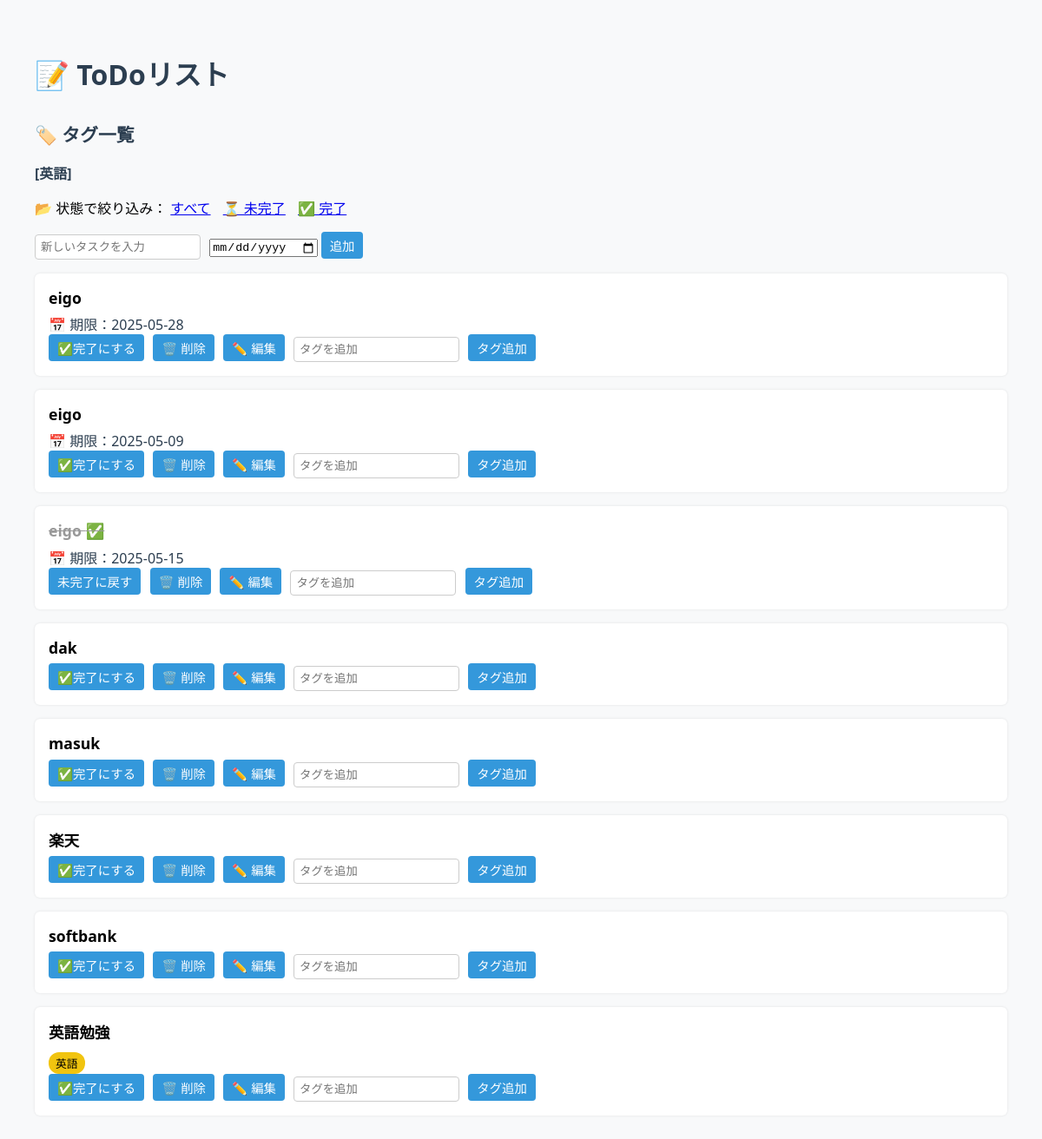
The page / on the database its author committed.
### models.py (models this page shows)
class Tag(SQLModel, table=True):
    id: Optional[int] = Field(default=None, primary_key=True)
    name: str
    tasks: List[Task] = Relationship(back_populates="tags", link_model=TagLink)

class Task(SQLModel, table=True):
    id: Optional[int] = Field(default=None, primary_key=True)
    title: str
    is_done: bool = False
    due_date: Optional[datetime] = None  # ← ★ 追加：期限（任意）
    created_at: datetime = Field(default_factory=datetime.utcnow)
    updated_at: datetime = Field(default_factory=datetime.utcnow)
    tags: List["Tag"] = Relationship(back_populates="tasks", link_model=TagLink)

### main.py (the view)
@app.get("/", response_class=HTMLResponse)
def read_todo_page(request: Request, is_done: Optional[bool] = Query(None)):
    with Session(engine) as session:
        if is_done is None:
            tasks = crud.get_tasks_paginated(offset=0, limit=100, session=session)
        else:
            tasks = crud.search_tasks(is_done=is_done, session=session)
        tags = crud.get_all_tags(session)
        return templates.TemplateResponse("index.html", {
            "request": request,
            "tasks": tasks,
            "tags": tags,
            "is_done_filter": is_done,
        })

### templates/index.html (shortened to what this page needs)
<!DOCTYPE html>
<html>
  <head>
  </head>
  <body>
    <h1>📝 ToDoリスト</h1>
    <h2>🏷️ タグ一覧</h2>
    <div class="filter-tags">
      {% for tag in tags %}
        <a href="/filter_by_tag?tag={{ tag.name }}">
          {% if selected_tag == tag.name %}
            <strong>[{{ tag.name }}]</strong>
          {% else %}
            [{{ tag.name }}]
          {% endif %}
        </a>
      {% endfor %}
    </div>
    <p>
      📂 状態で絞り込み：
      <a href="/" style="margin-right: 10px;">すべて</a>
      <a href="/?is_done=false" style="margin-right: 10px;">⏳ 未完了</a>
      <a href="/?is_done=true">✅ 完了</a>
    </p>
<form method="post" action="/add">
  <input type="text" name="title" placeholder="新しいタスクを入力" />
  <input type="date" name="due_date" />
  <button type="submit">追加</button>
</form>
    {% for task in tasks %}
      <div class="task-item">
        <div class="task-title {% if task.is_done %}done{% endif %}">
          {{ task.title }} {% if task.is_done %}✅{% endif %}
        </div>
{% if task.due_date %}
  {% set today = now().date() %}
  {% if task.due_date.date() < today %}
    <div style="color: red;">⏰ 期限：{{ task.due_date.strftime('%Y-%m-%d') }}（期限切れ）</div>
  {% elif task.due_date.date() == today %}
    <div style="color: orange;">⏰ 期限：{{ task.due_date.strftime('%Y-%m-%d') }}（今日！）</div>
  {% else %}
    <div style="color: #2c3e50;">📅 期限：{{ task.due_date.strftime('%Y-%m-%d') }}</div>
  {% endif %}
{% endif %}
        {% if task.tags %}
          <div>
            {% for tag in task.tags %}
              <span class="tag">{{ tag.name }}</span>
            {% endfor %}
          </div>
        {% endif %}
        <form method="post" action="/toggle_done/{{ task.id }}" style="display:inline;">
          <button type="submit">
            {% if task.is_done %}
              未完了に戻す
            {% else %}
              ✅完了にする
            {% endif %}
          </button>
        </form>
        <form method="post" action="/delete/{{ task.id }}" style="display:inline;" onsubmit="return confirm('本当に削除しますか？');">
          <button type="submit">🗑️ 削除</button>
        </form>
        <form method="get" action="/edit/{{ task.id }}" style="display:inline;">
          <button type="submit">✏️ 編集</button>
        </form>
        <form method="post" action="/add_tag/{{ task.id }}" style="display:inline;">
          <input type="text" name="tag_name" placeholder="タグを追加" />
          <button type="submit">タグ追加</button>
        </form>
      </div>
    {% endfor %}
  </body>
</html>

### templates/index.html (style rules this page uses)
body { font-family: 'Segoe UI', sans-serif; background-color: #f8f9fa; padding: 2rem; }
h1 { font-size: 2rem; color: #2c3e50; }
h2 { font-size: 1.3rem; margin-top: 2rem; color: #2c3e50; }
form { margin-bottom: 1rem; }
input[type='text'] { padding: 6px; border: 1px solid #ccc; border-radius: 4px; margin-right: 6px; }
button { background-color: #3498db; border: none; color: white; padding: 5px 10px; border-radius: 4px; cursor: pointer; font-size: 0.9rem; margin-right: 6px; }
.task-item { background-color: #fff; padding: 1rem; border-radius: 6px; box-shadow: 0 0 3px rgba(0, 0, 0, 0.1); margin-bottom: 1rem; }
.task-title { font-weight: bold; font-size: 1.1rem; margin-bottom: 0.4rem; }
.task-title.done { color: #999; text-decoration: line-through; }
.tag { display: inline-block; background-color: #f1c40f; color: #000; padding: 3px 8px; border-radius: 12px; font-size: 0.8rem; margin-right: 5px; margin-top: 4px; }
.filter-tags a { margin-right: 10px; font-weight: bold; text-decoration: none; color: #2c3e50; }

### rows shown on the page
Tag: name "英語"
Task: title "eigo", due_date "2025-05-28", is_done "✅完了にする"
Task: title "eigo", due_date "2025-05-09", is_done "✅完了にする"
Task: title "eigo", due_date "2025-05-15", is_done "未完了に戻す"
Task: title "dak", is_done "✅完了にする"
Task: title "masuk", is_done "✅完了にする"
Task: title "楽天", is_done "✅完了にする"
Task: title "softbank", is_done "✅完了にする"
Task: title "英語勉強", is_done "✅完了にする"
